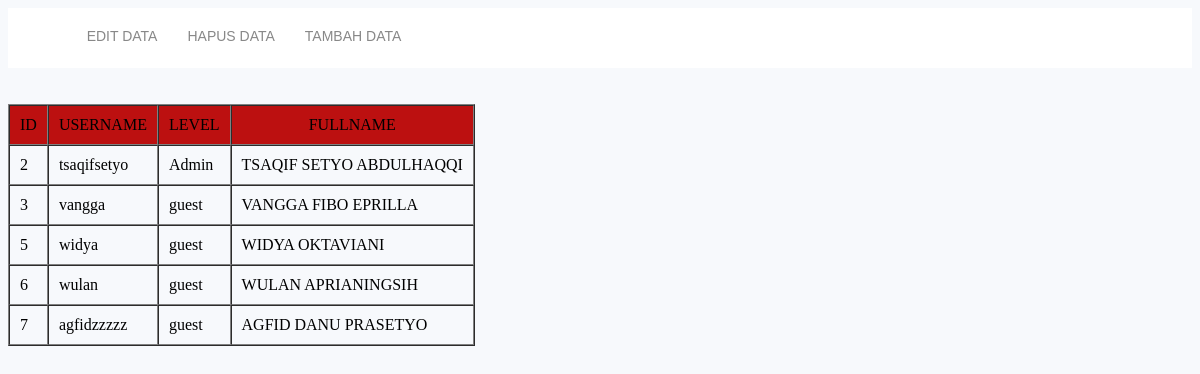
The page / on the database its author committed.
### tables this page shows
CREATE TABLE `user` (
  `ID` int(11) NOT NULL,
  `USERNAME` varchar(100) NOT NULL,
  `PASSWORD` varchar(100) NOT NULL,
  `LEVEL` varchar(100) NOT NULL,
  `FULLNAME` varchar(100) NOT NULL
);

### index.php (the view, shortened to what this page needs)
<?php
include('konek.php');
function query($query) {
    global $link;
    $hasil = mysqli_query($link, $query);
    $box = [];
    while ($data = mysqli_fetch_assoc($hasil)) {
        $box[] = $data;
    }
    return $box;
}
$user = query("SELECT * FROM user");
?>
<html>
	<head>
		<link rel="stylesheet" type="text/css" href="styleidx.css">
	</head>
	<body>
	<nav>
        <ul>
            <li><a href="update.php">EDIT DATA</a></li>
            <li><a href="delete.php">HAPUS DATA</a></li>
            <li><a href="login.php">TAMBAH DATA</a></li>
        </ul>
    </nav> <br> <br>
		<table border="1px" cellpadding="10" cellspacing="0">
	 		<tr>
	 			<td bgcolor="#bc1010" align="center">ID</td>
	 			<td bgcolor="#bc1010" align="center">USERNAME</td>
	 			<td bgcolor="#bc1010" align="center">LEVEL</td>
	 			<td bgcolor="#bc1010" align="center">FULLNAME</td>
	 		</tr>
	 		<?php foreach($user as $user) : ?>
				 <tr>
				 	<td><?= $user["ID"] ?></td>
				 	<td><?= $user["USERNAME"] ?></td>
				 	<td><?= $user["LEVEL"] ?></td>
				 	<td><?= $user["FULLNAME"] ?></td>
				 </tr>
				<?php endforeach; ?>
	 	</table>
 	</body>
</html>

### styleidx.css (style rules this page uses)
body { background-color: #f7f9fc; }
nav { position: relative; width: 100%; height: 60px; background-color: #fff; box-shadow: #888; }
nav ul { position: relative; top: 20px; margin: 0; float: left; left: 2%; }
nav ul li { float: left; display: block; margin: 0px 15px 0px 15px; }
nav ul li a { text-decoration: none; color: #888; font-family: sans-serif; font-size: 14px; }

### rows shown on the page
user: ID "2", USERNAME "tsaqifsetyo", LEVEL "Admin", FULLNAME "TSAQIF SETYO ABDULHAQQI"
user: ID "3", USERNAME "vangga", LEVEL "guest", FULLNAME "VANGGA FIBO EPRILLA"
user: ID "5", USERNAME "widya", LEVEL "guest", FULLNAME "WIDYA OKTAVIANI"
user: ID "6", USERNAME "wulan", LEVEL "guest", FULLNAME "WULAN APRIANINGSIH"
user: ID "7", USERNAME "agfidzzzzz", LEVEL "guest", FULLNAME "AGFID DANU PRASETYO"
